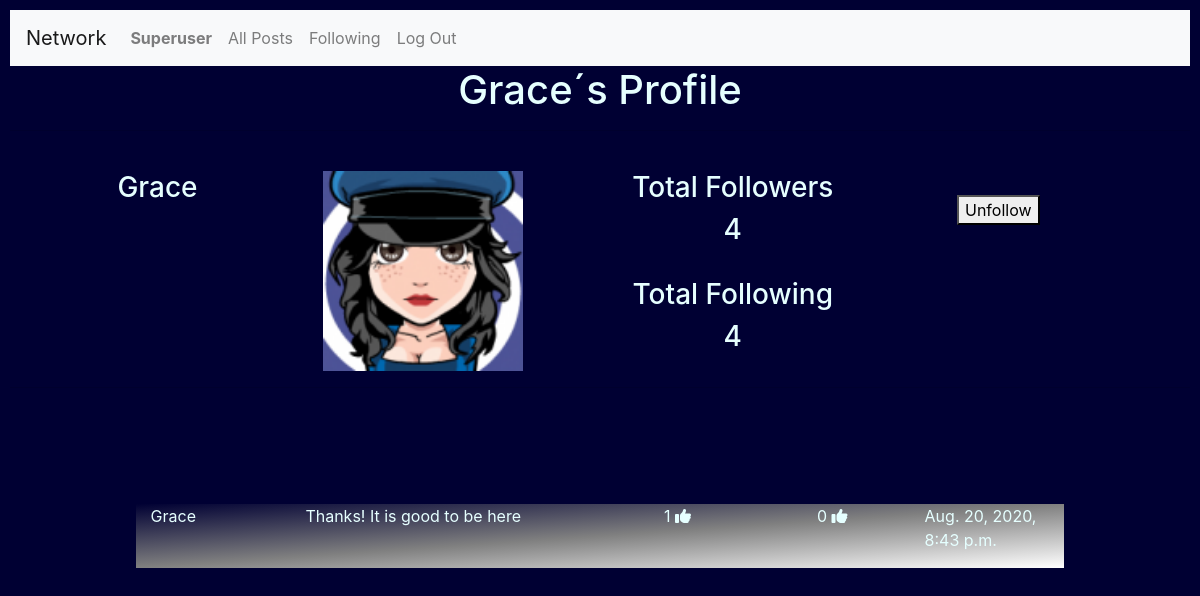
Page /profile/Grace (signed in) on the earlier database version.
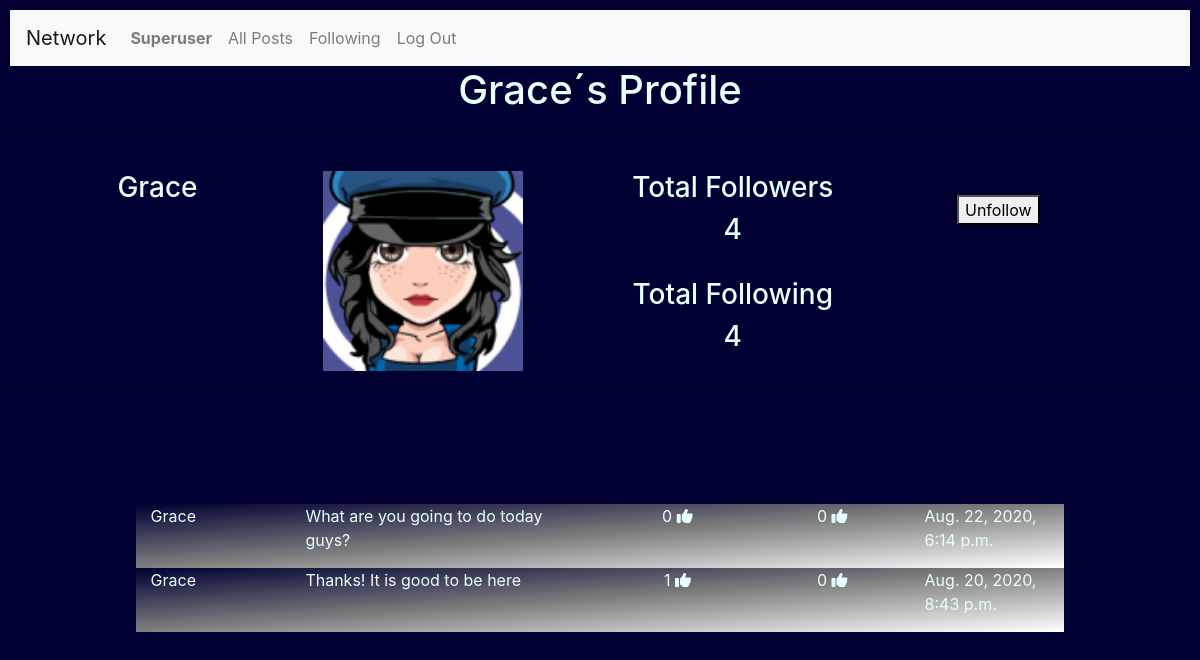
Same page on the later database version.
### network/models.py (models this page shows, shortened)
class User(AbstractUser):
    pass

class Profile(models.Model):
    User = models.ForeignKey('User', on_delete = models.CASCADE)
    Follower = models.ManyToManyField('User', blank=True, related_name="Followers")  #seguidores
    Following = models.ManyToManyField('User',blank=True, related_name= "Following")  #seguindo
    Avatar = models.ImageField(upload_to="media", blank=True)

class Posts(models.Model):
    User = models.ForeignKey('User', on_delete = models.CASCADE)
    Post = models.TextField(max_length=255)
    Date = models.DateTimeField(auto_now_add=True)
    Likes = models.IntegerField(blank=True, null=True)
    Unlikes = models.IntegerField(blank=True, null=True)

### network/views.py (the view)
# urls.py: path("profile/<str:username>",views.profile, name="profile"),
@login_required
@csrf_exempt
def profile(request,username):
    profile= []
    UserPosts = []
    TFollowers = 0
    TFollowing = 0
    searchuser = username
    userid = User.objects.filter(username=searchuser).values('id')
    for u in userid:
        User_id = int(u['id'])
    profile = Profile.objects.filter(User=User_id )
    UserPosts = Posts.objects.filter(User=User_id).order_by('-Date')
    for FS in profile:
        TFollowers = FS.Follower.all().count() #total followers
        UFollowers = FS.Follower.all() #followers names
    for FG in profile:
        TFollowing = FG.Following.all().count() #total following
        UFollowing = FG.Following.all() #following names
    if request.user.id == User_id:
        ShowFollowornot = "no"
    else:
        ShowFollowornot = "yes"
    if request.user in UFollowers:
        btnfollow = "Unfollow"
    else:
        btnfollow = "Follow"
    """
    print("Logged User :", request.user.id ,request.user)
    print("Profile Shown :", User_id)
    print("Show follow button ? ", ShowFollowornot)
    print("Followers :", UFollowers)
    print("Follow or Unfollow ? :" ,btnfollow )
    """
    context={
        "User":searchuser,
        "Profiles":profile,
        "TotalFollowers":TFollowers,
        "TotalFollowing":TFollowing,
        "ShowFollowornot" :ShowFollowornot,
        "btnfollow" : btnfollow,
        "UserFollowers":UFollowers,
        "Userfollowing":UFollowing ,
        "UserPosts": UserPosts,
    }
    return render(request, "network/profile.html", context)

### network/templates/network/profile.html (shortened to what this page needs)
{% extends "network/layout.html" %}
{% load static %}
{% block body %}
  <h1>{{ User }}´s Profile</h1>
  <hr>
  <div class="form-group" >
      <form >
      {% for P  in Profiles %}
            <div class="container" style="border:#004d00; width:90%" >
                 <br>
                 <div class="row"  width="1700px" style="text-align: center;">
                      <div class="col-lg-2" >
                           <h3>{{P.User |title}}</h3>
                      </div>
                      <div class="col-lg-4">
                           <img src=" {{P.Avatar.url}} "  width="200" style="text-align: center;">
                      </div>
                       <div class="col-lg-3" style="text-align: center;">
                            <h3>Total Followers    </h3>
                            <h3 >{{TotalFollowers}} </h3>
                            <br>
                            <h3>Total Following    </h3>
                            <h3>{{TotalFollowing}} </h3>
                        </div>
                        {% if ShowFollowornot == "yes" %}
                               <div class="col-lg-3"  id="Follow" style="text-align: center;">
                                    <br>
                                    <button type="Submit" id="follow_me"  value={{btnfollow}} > {{btnfollow}}   </button>
                                    <br>
                               </div>
                        {% endif %}
              </div>
            </div>
      {% endfor %}
      <hr style="color : white;">
    </form>
</div>
<div class="container" style="border:#004d00; width:90%">
    {%for U in UserPosts %}
        <div class="container" style="width:90%; position:relative; top:100px;background-image: linear-gradient(to top left, white, gray,	 #000033 );">
              <div class="row"  width="1700px">
                   <div class="col-lg-2">
                        <p> {{ U.User |title }} </p>
                   </div>
                   <div class="col-lg-4">
                        <p> {{U.Post }} </p>
                   </div>
                   <div class="col-lg-2" style="text-align: center;">
                        {% if U.Likes == None%}
                               <p> 0 <i class="fas fa-thumbs-up"></i></p>
                        {% else %}
                               <p> {{ U.Likes  }}  <i class="fas fa-thumbs-up"></i></p>
                        {% endif %}
                   </div>
                   <div class="col-lg-2" style="text-align: center;">
                        {% if U.Unlikes == None%}
                              <p> 0 <i class="fas fa-thumbs-up"></i></p>
                        {% else %}
                              <p> {{ U.Unlikes }}  <i class="fas fa-thumbs-down"></i></p>
                        {% endif %}
                   </div>
                   <div class="col-lg-2">
                             <p> {{U.Date}} </p>
                   </div>
              </div>
        </div>
    {% endfor %}
</div>
{% endblock %}

### network/templates/network/layout.html (shortened to what this page needs)
{% load static %}
<!DOCTYPE html>
<html lang="en">
    <head>
        <link rel="stylesheet" href="https://stackpath.bootstrapcdn.com/bootstrap/4.4.1/css/bootstrap.min.css">
        <link rel="stylesheet" href="https://cdnjs.cloudflare.com/ajax/libs/font-awesome/4.7.0/css/font-awesome.min.css">
        <link href="{% static 'network/styles.css' %}" rel="stylesheet">
    </head>
    <body>
        <nav class="navbar navbar-expand-lg navbar-light bg-light" >
            <a class="navbar-brand" href="#">Network</a>
            <div style="color : #000033;">
              <ul class="navbar-nav mr-auto">
                {% if user.is_authenticated %}
                    <li class="nav-item">
                        <a class="nav-link" href="{% url 'network:profile' user.username  %}"><strong>{{ user.username |title}}</strong></a>
                    </li>
                {% endif %}
                <li class="nav-item">
                  <a class="nav-link" href="{% url 'network:index' %}">All Posts</a>
                </li>
                {% if user.is_authenticated %}
                    <li class="nav-item">
                        <a class="nav-link" href="#">Following</a>
                    </li>
                    <li class="nav-item">
                        <a class="nav-link" href="{% url 'network:logout' %}">Log Out</a>
                    </li>
                {% endif %}
              </ul>
            </div>
          </nav>
        <div class="body">
            {% block body %}
            {% endblock %}
        </div>
    </body>
</html>

### network/static/network/styles.css (style rules this page uses)
body { padding: 10px; color: #e6ffff ; background-color: #000033; background-position: center; background-repeat: no-repeat; background-size: cover; height: 100%; width: 100%; }
h1 { text-align: center; }

Differences in the rows shown:
added Posts: User "Grace", Post "What are you going to do today guys?", shows "0", Date "Aug. 22, 2020, 6:14 p.m."
